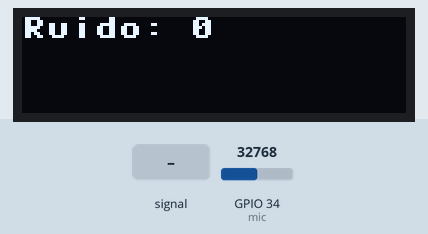
Bench run of a program on a simulated ESP32 board running MicroPython. On the bench: 128×32 one-colour display. The test bench sets the inputs (shaded band); at power-on: GPIO 34 (mic) = 32768 (analog values on the 0–65535 scale). What the program prints to the serial console is not drawn.

Above: at 1.2 s.
1.3 s: GPIO 34 (mic) fed a 200 Hz sine of ±5242 counts around its level
At 1.4 s:
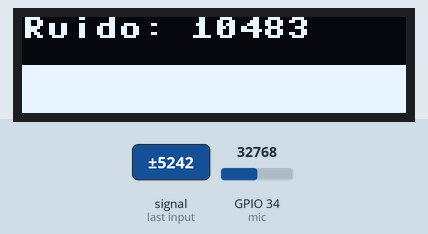
2.8 s: GPIO 34 (mic) set to 45874
At 2.83 s:
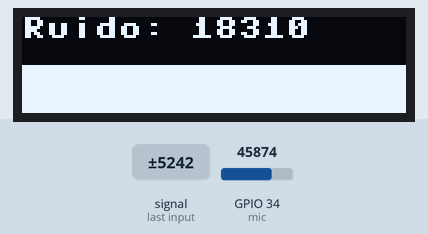
4.3 s: GPIO 34 (mic) fed a 1000 Hz sine of ±16383 counts around its level
At 4.35 s:
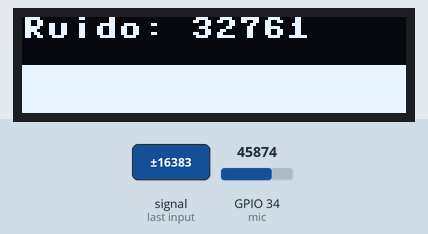
5.8 s: GPIO 34 (mic) set to 65535
At 5.82 s:
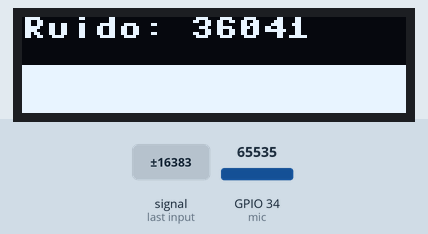
Timing chart, 0 to 8.3 s (numbered marks = the images above; inputs shaded):
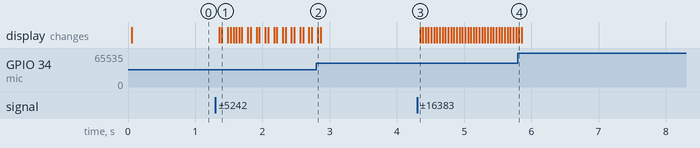

Measured:
- after the input at 1.3 s, the display: first changes after 0.05 s (image 1 shows a later state)
- after the input at 4.3 s, the display: changes at once (image 3)

The program:

06_microfono.py
```python
# 06_microfono.py - Prueba en Thonny (Run, sin guardar en el ESP32)
# Vumetro con un microfono electret: una barra en la OLED que sube con el ruido.
# Sin amplificador solo se notan sonidos fuertes y cercanos (aplauso, soplido,
# golpecito). Ctrl+C para frenar.
#
# Cableado (la pata del mic unida a la carcasa metalica es la de GND):
#   3.3V --[resistencia 2.2k a 10k]--+-- mic (+) , cable rojo
#                                    |
#                                 GPIO 34
#   GND -------------------------------- mic (-) , cable negro
#
# Usamos GPIO 34 porque es del ADC1: los pines del ADC2 no andan con el WiFi
# prendido.

from machine import Pin, I2C, ADC
import ssd1306
import time

i2c = I2C(0, scl=Pin(22), sda=Pin(21))
oled = ssd1306.SSD1306_I2C(128, 32, i2c)

mic = ADC(Pin(34))
mic.atten(ADC.ATTN_11DB)  # rango completo 0 a ~3.3 V

VENTANA_MS = 30    # medimos el ruido en ventanas cortas
SENSIBILIDAD = 4   # mas alto = la barra sube con menos ruido

base = mic.read_u16()
print("Nivel en silencio (0-65535):", base)

while True:
    t0 = time.ticks_ms()
    minimo = maximo = mic.read_u16()
    while time.ticks_diff(time.ticks_ms(), t0) < VENTANA_MS:
        v = mic.read_u16()
        if v < minimo:
            minimo = v
        if v > maximo:
            maximo = v
    ruido = maximo - minimo  # cuanto "se movio" la senal: mas sonido, mas grande

    barra = min(128, ruido * SENSIBILIDAD // 64)
    oled.fill(0)
    oled.text("Ruido: %d" % ruido, 0, 0)
    oled.fill_rect(0, 16, barra, 16, 1)
    oled.show()
    print(ruido)
```
